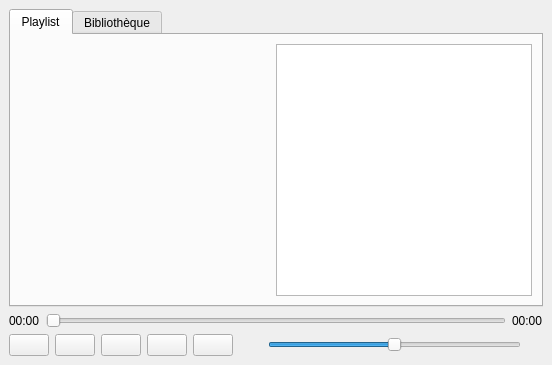
<?xml version="1.0" encoding="UTF-8"?>
<ui version="4.0">
 <class>MainWindow</class>
 <widget class="QMainWindow" name="MainWindow">
  <widget class="QWidget" name="centralWidget">
   <layout class="QVBoxLayout" name="verticalLayout">
    <item>
     <widget class="QTabWidget" name="tabWidget">
      <widget class="QWidget" name="playlistTab">
       <attribute name="title">
        <string>Playlist</string>
       </attribute>
       <layout class="QHBoxLayout" name="playlistLayout">
        <item>
         <widget class="QLabel" name="albumArtLabel">
          <property name="minimumSize">
           <size>
            <width>250</width>
            <height>250</height>
           </size>
          </property>
          <property name="maximumSize">
           <size>
            <width>250</width>
            <height>250</height>
           </size>
          </property>
         </widget>
        </item>
        <item>
         <widget class="QTableView" name="playlistView"/>
        </item>
       </layout>
      </widget>
      <widget class="QWidget" name="libraryTab">
       <attribute name="title">
        <string>Bibliothèque</string>
       </attribute>
       <layout class="QVBoxLayout" name="libraryLayout">
        <item>
         <layout class="QHBoxLayout" name="horizontalLayout">
          <item>
           <widget class="QPushButton" name="addToLibraryButton">
            <property name="text">
             <string>Ajouter des fichiers</string>
            </property>
           </widget>
          </item>
          <item>
           <widget class="QPushButton" name="resetLibraryButton">
            <property name="text">
             <string>Réinitialiser la bibliothèque</string>
            </property>
           </widget>
          </item>
         </layout>
        </item>
        <item>
         <widget class="QLineEdit" name="searchLineEdit">
          <property name="placeholderText">
           <string>Rechercher...</string>
          </property>
         </widget>
        </item>
        <item>
         <widget class="QTableView" name="libraryView"/>
        </item>
       </layout>
      </widget>
     </widget>
    </item>
    <item>
     <layout class="QVBoxLayout" name="controlsLayout">
      <item>
       <layout class="QHBoxLayout" name="timeLayout">
        <item>
         <widget class="QLabel" name="currentTimeLabel">
          <property name="text">
           <string>00:00</string>
          </property>
         </widget>
        </item>
        <item>
         <widget class="QSlider" name="progressSlider">
          <property name="orientation">
           <enum>Qt::Horizontal</enum>
          </property>
         </widget>
        </item>
        <item>
         <widget class="QLabel" name="totalTimeLabel">
          <property name="text">
           <string>00:00</string>
          </property>
         </widget>
        </item>
       </layout>
      </item>
      <item>
       <layout class="QHBoxLayout" name="buttonLayout">
        <item>
         <widget class="QPushButton" name="previousButton"/>
        </item>
        <item>
         <widget class="QPushButton" name="playButton"/>
        </item>
        <item>
         <widget class="QPushButton" name="stopButton"/>
        </item>
        <item>
         <widget class="QPushButton" name="nextButton"/>
        </item>
         <item>
         <widget class="QPushButton" name="shuffleButton"/>
        </item>
        <item>
         <spacer name="horizontalSpacer">
          <property name="orientation">
           <enum>Qt::Horizontal</enum>
          </property>
         </spacer>
        </item>
        <item>
         <widget class="QLabel" name="volumeLowLabel">
          <property name="minimumSize">
           <size>
            <width>16</width>
            <height>16</height>
           </size>
          </property>
         </widget>
        </item>
        <item>
         <widget class="QSlider" name="volumeSlider">
          <property name="maximum">
           <number>100</number>
          </property>
          <property name="value">
           <number>50</number>
          </property>
          <property name="orientation">
           <enum>Qt::Horizontal</enum>
          </property>
         </widget>
        </item>
        <item>
         <widget class="QLabel" name="volumeHighLabel">
          <property name="minimumSize">
           <size>
            <width>16</width>
            <height>16</height>
           </size>
          </property>
         </widget>
        </item>
       </layout>
      </item>
     </layout>
    </item>
   </layout>
  </widget>
 </widget>
</ui>
